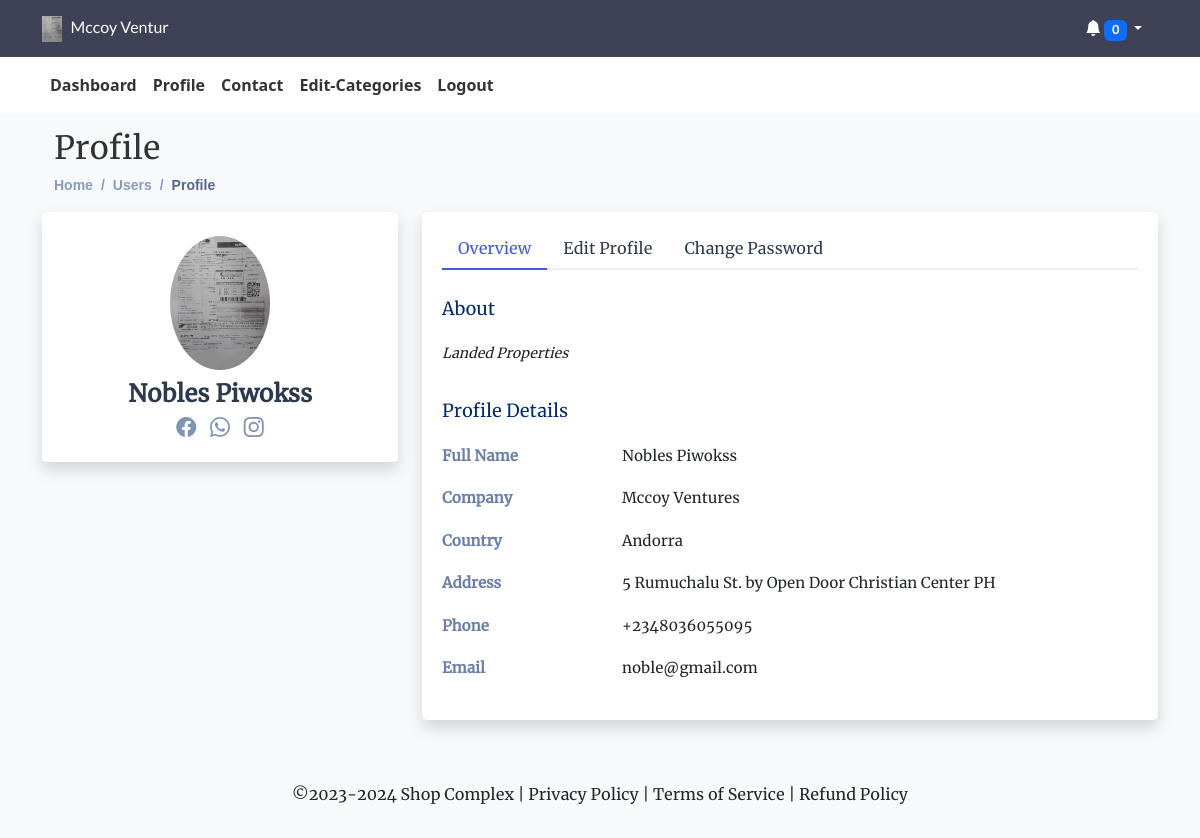
The page /profile (signed in) on the database its author committed.
### myapp/models.py (models this page shows, shortened)
class User(AbstractUser):
    profilepic = models.ImageField(null=True, blank=True, default="avatar.png")
    moredesc = models.TextField(null=True, blank=True)
    businessname = models.CharField(
        max_length=100, unique=True, null=True, blank=True)
    slug = models.SlugField(unique=True, null=True, blank=True)
    country = models.CharField(max_length=100, null=True, blank=True)
    state = models.CharField(max_length=100, null=True, blank=True)
    address = models.CharField(max_length=100, null=True, blank=True)
    phone = models.CharField(max_length=100, null=True, blank=True)
    email = models.EmailField(unique=True)
    meansofid = models.CharField(max_length=100, null=True, blank=True)
    idnumber = models.CharField(max_length=100, null=True, blank=True)
    idpic = models.ImageField(null=True, blank=True)
    logo = models.ImageField(null=True, blank=True, default="icon.png")
    currency = models.CharField(max_length=10, null=True, blank=True)
    coins = models.IntegerField(blank=True, null=True, default=0)
    whatsapp = models.CharField(max_length=200, null=True, blank=True)
    facebook = models.CharField(max_length=200, null=True, blank=True)
    instagram = models.CharField(max_length=200, null=True, blank=True)
    username = models.CharField(max_length=100, null=True, blank=True)
    password = models.CharField(max_length=128, null=True, blank=True)
    gender = models.CharField(max_length=100, null=True, blank=True)
    updated = models.DateTimeField(auto_now=True, null=True)
    created = models.DateTimeField(auto_now_add=True, null=True)
    subscribed = models.BooleanField(default=False, null=True, blank=True)
    passwordresetcode = models.CharField(max_length=200, null=True, blank=True)
    passwordresetphone = models.CharField(
        max_length=200, null=True, blank=True)
    securityquestion = models.CharField(max_length=200, null=True, blank=True)
    securityanswer = models.CharField(max_length=100, null=True, blank=True)
    date = models.DateTimeField(default=datetime.now())
    trial_start = models.DateTimeField(null=True, blank=True)
    trial_end = models.DateTimeField(null=True, blank=True)
    record = models.FileField(upload_to="records/", blank=True, null=True)
    USERNAME_FIELD = 'email'
    REQUIRED_FIELDS = []
    def save(self, *args, **kwargs):
        if self.pk is None:
            self.trial_start = self.date_joined
            self.trial_end = self.trial_start + \
                timedelta(days=14)  # Adjust trial period as needed
        else:
            self.trial_start = self.date_joined
            self.trial_end = self.trial_start + timedelta(days=14)
            old_user = User.objects.get(pk=self.pk)
            if self.profilepic != old_user.profilepic:
                self.profilepic = self.compress_image(self.profilepic)
            if self.logo != old_user.logo:
                self.logo = self.compress_image(self.logo)
            if old_user.subscribed != self.subscribed:
                if self.subscribed:
                    self.update_slug_activation()
                else:
                    self.slug = None
        if self.trial_end <= timezone.now() and not self.subscribed:
            self.subscribed = False
        else:
            self.subscribed = True
        if self.subscribed:
            self.slug = slugify(self.businessname)
        else:
            self.slug = None
        super(User, self).save(*args, **kwargs)

### myapp/views.py (the view, shortened to what this page needs)
# urls.py: path('profile', views.profile, name='profile'),
@login_required(login_url='loginform')
def profile(request):
    context = {}
    if request.user.is_authenticated:
        password_form = ChangePasswordForm()  # Create ChangePasswordForm instance
        user = request.user
        check_expired(request, user)
        cart = CartItem.objects.filter(slug=request.user.slug)
        carts = cart.values('phone').distinct()
        facebookk = user.facebook
        facebook = facebookk[25:]
        whatsap = user.whatsapp
        whatsapp = whatsap[14:]
        instagramm = user.instagram
        instagram = instagramm[26:]
        context = {'facebook': facebook, 'whatsapp': whatsapp,
                   'instagram': instagram, 'password_form': password_form, 'carts': carts}
    return render(request, 'myapp/profile.html', context)

### myapp/models.py (called while the page is built)
@receiver(pre_save, sender=User)
def delete_old_images(sender, instance, **kwargs):
    if instance.pk:
        old_item = User.objects.get(pk=instance.pk)
        if old_item.profilepic != instance.profilepic:
            if str(instance.profilepic) != "avatar.png":
                old_item.profilepic.delete(save=False)
        if old_item.logo != instance.logo:
            if str(instance.logo) != "icon.png":
                old_item.logo.delete(save=False)

### myapp/views.py (called while the page is built)
def check_expired(request, user):
    if Subscription.objects.filter(user=user).exists():
        cancelsub(request, user)
        if Subscription.objects.filter(user=user).exists():
            user.subscribed = True
            user.slug = slugify(user.businessname)
        else:
            user.slug = None
            user.subscribed = False
        user.save()
    else:
        user.slug = None
        user.subscribed = False
    user.save()

### myapp/templates/myapp/profile.html (shortened to what this page needs)
{% extends 'wrapper.html' %}
{% load static %}
{% block content %}
<div class="container my-3">
    <div class="pagetitle">
        <div class="container">
            <h2>Profile</h2>
            <nav>
                <ol class="breadcrumb">
                    <li class="breadcrumb-item"><a href="{% url 'portal' %}">Home</a></li>
                    <li class="breadcrumb-item">Users</li>
                    <li class="breadcrumb-item active">Profile</li>
                </ol>
            </nav>
        </div>
    </div>
    <section class="section profile">
        <div class="row">
            <div class="col-xl-4">
                <div class="card shadow">
                    <div class="card-body profile-card pt-4 d-flex flex-column align-items-center">
                        <img src="{{user.logo.url}}" alt="Profile" class="rounded-circle" style="width: 100px;">
                        <h2>{{user.first_name}} {{user.last_name}}</h2>
                        <div class="social-links mt-2">
                            <a href="{{user.facebook}}" class="facebook">
                                <i class="bi bi-facebook"></i>
                            </a>
                            <a href="{{user.whatsapp}}" class="whatsapp">
                                <i class="bi bi-whatsapp"></i>
                            </a>
                            <a href="{{user.instagram}}" class="instagram">
                                <i class="bi bi-instagram"></i>
                            </a>
                        </div>
                    </div>
                </div>
            </div>
            <div class="col-xl-8">
                <div class="card shadow">
                    <div class="card-body pt-3">
                        <ul class="nav nav-tabs nav-tabs-bordered">
                            <li class="nav-item">
                                <button class="nav-link active" data-bs-toggle="tab"
                                    data-bs-target="#profile-overview">Overview</button>
                            </li>
                            <li class="nav-item">
                                <button class="nav-link" id="edit-profile-button" data-bs-toggle="tab"
                                    data-bs-target="#profile-edit">
                                    Edit Profile
                                </button>
                            </li>
                            <li class="nav-item">
                                <button class="nav-link" data-bs-toggle="tab"
                                    data-bs-target="#profile-change-password">Change
                                    Password</button>
                            </li>
                        </ul>
                        <div class="tab-content pt-2">
                            <div class="tab-pane fade show active profile-overview" id="profile-overview">
                                <h5 class="card-title">About</h5>
                                <p class="small fst-italic">{{user.moredesc}}</p>
                                <h5 class="card-title">Profile Details</h5>
                                <div class="row">
                                    <div class="col-lg-3 col-md-4 label ">Full Name</div>
                                    <div class="col-lg-9 col-md-8">{{user.first_name}} {{user.last_name}}</div>
                                </div>
                                <div class="row">
                                    <div class="col-lg-3 col-md-4 label">Company</div>
                                    <div class="col-lg-9 col-md-8">{{user.businessname}}</div>
                                </div>
                                <div class="row">
                                    <div class="col-lg-3 col-md-4 label">Country</div>
                                    <div class="col-lg-9 col-md-8">{{user.country}}</div>
                                </div>
                                <div class="row">
                                    <div class="col-lg-3 col-md-4 label">Address</div>
                                    <div class="col-lg-9 col-md-8">{{user.address}}</div>
                                </div>
                                <div class="row">
                                    <div class="col-lg-3 col-md-4 label">Phone</div>
                                    <div class="col-lg-9 col-md-8">{{user.phone}}</div>
                                </div>
                                <div class="row">
                                    <div class="col-lg-3 col-md-4 label">Email</div>
                                    <div class="col-lg-9 col-md-8">{{user.email}}</div>
                                </div>
                            </div>
                        </div>
                    </div>
                </div>
            </div>
        </div>
    </section>
</div>
{% endblock content %}

### templates/navbar.html (shortened to what this page needs)
{% load static %}
<div id="navbar-container">
    <header id="container" class="custom-header" style="font-family: 'Lato', Lato-Regular;">
        <div class="container">
            <div class="row align-items-center justify-content-between">
                <div class="col-auto">
                    {% if user.is_authenticated %}
                    <a href="{% url 'portal' %}" class="navbar-brand text-white logo">
                        <img src="{{user.logo.url}}" alt="logo"> {{ user.businessname|slice:":12" }}
                    </a>
                    {% else %}
                    <a href="{% url 'portal' %}" class="navbar-brand text-white">
                        <i class="bi bi-diamond"></i> Brand Name
                    </a>
                    {% endif %}
                </div>
                <div class="col-auto">
                    <div class="dropdown d-inline mx-3">
                        <a href="#" class="text-white dropdown-toggle text-decoration-none" id="notificationsDropdown"
                            role="button" data-bs-toggle="dropdown" aria-haspopup="true" aria-expanded="false">
                            <i class="bi bi-bell-fill"></i>
                            <span class="badge bg-primary">{{ carts.count }}</span>
                        </a>
                    </div>
                </div>
            </div>
        </div>
    </header>
    <nav class="navbar navbar-expand-lg navbar-light custom-navbar"
        style="font-family: system-ui, -apple-system, BlinkMacSystemFont, 'Segoe UI', Roboto, Oxygen, Ubuntu, Cantarell, 'Open Sans', 'Helvetica Neue', sans-serif">
        <div class="container text-center">
            <div class="collapse navbar-collapse" id="navbarNav">
                <ul class="navbar-nav ml-auto">
                    <li class="nav-item">
                        <a class="nav-link" href="{% url 'portal' %}">Dashboard</a>
                    </li>
                    <li class="nav-item">
                        <a class="nav-link" href="{% url 'profile' %}">Profile</a>
                    </li>
                    <li class="nav-item">
                        <a class="nav-link" href="{% url 'contact' %}">Contact</a>
                    </li>
                    <li class="nav-item">
                        <a class="nav-link" href="{% url 'category' %}">Edit-Categories</a>
                    </li>
                    <li class="nav-item">
                        <a class="nav-link" href="{% url 'logout' %}">Logout</a>
                    </li>
                </ul>
            </div>
        </div>
    </nav>
</div>

### static/assets/style.css (style rules this page uses)
:root { scroll-behavior: smooth; }
body { font-family: "Merriweather"; background: #F5F5F5; color: #333333; }
a { color: #4154f1; text-decoration: none; }
.custom-header { background-color: #3f4156; color: #ffffff; padding: 15px 0; }
.custom-navbar { background-color: #ffffff; }
.navbar-nav .nav-link { color: #343a40; font-weight: bold; }
.profile .profile-card img { max-width: 120px; }
.profile .profile-card h2 { font-size: 24px; font-weight: 700; color: #2c384e; margin: 10px 0 0 0; }
.profile .profile-overview .row { margin-bottom: 20px; font-size: 15px; }
.profile .profile-overview .card-title { color: #012970; }
.profile .profile-overview .label { font-weight: 600; color: rgba(1, 41, 112, 0.6); }
a { text-decoration: none; }
.breadcrumb { font-size: 14px; font-family: "Nunito", sans-serif; color: #899bbd; font-weight: 600; }
.breadcrumb a { color: #899bbd; transition: 0.3s; }
.breadcrumb .breadcrumb-item::before { color: #899bbd; }
.breadcrumb .active { color: #51678f; font-weight: 600; }
.profile .profile-card .social-links a { font-size: 20px; display: inline-block; color: rgba(1, 41, 112, 0.5); line-height: 0; margin: 5px; margin-top: 0; transition: 0.3s; }
.card { margin-bottom: 30px; border: none; border-radius: 5px; box-shadow: 0px 0 30px rgba(166, 184, 12, 0.1); }
.card-body { padding: 0 20px 20px 20px; }
.nav-item .nav-link { color: #333333; }
.card-title { padding: 20px 0 15px 0; font-size: 18px; font-weight: 500; color: #012970; }
.logo img { max-height: 26px; margin-right: 6px; }
.nav-tabs-bordered { border-bottom: 2px solid #ebeef4; }
.nav-tabs-bordered .nav-link { margin-bottom: -2px; border: none; color: #2c384e; }
.nav-tabs-bordered .nav-link.active { background-color: #fff; color: #4154f1; border-bottom: 2px solid #4154f1; }

### rows shown on the page
User: logo (picture), businessname "Mccoy Ventur", first_name "Nobles", last_name "Piwokss", moredesc "Landed Properties", businessname "Mccoy Ventures", country "Andorra", address "5 Rumuchalu St. by Open Door Christian Center PH", phone "+2348036055095", email "noble@gmail.com"

### other values the page prints
{{ carts.count }} "0"
